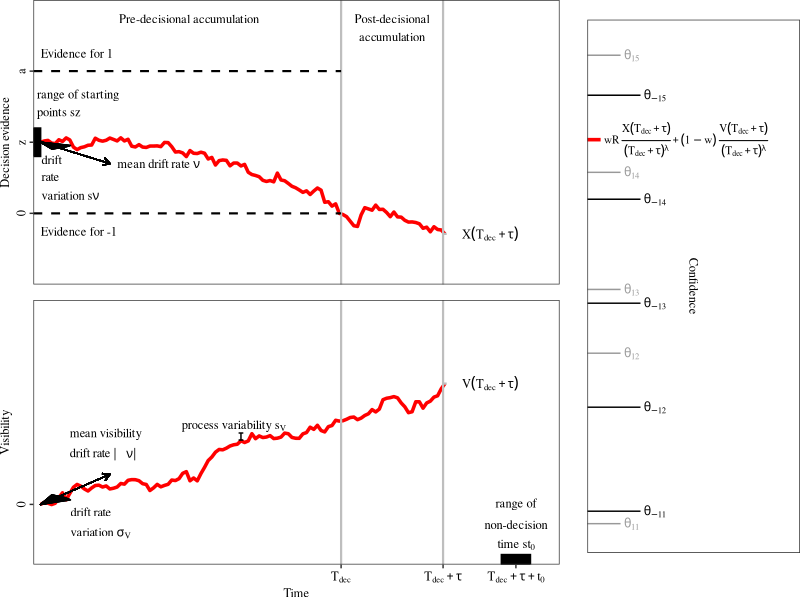

The R script that drew this image:
#library(ggforce)
library(tidyverse)
library(ggpubr)
library(gridExtra)

#### Illustration dWEV model #######


#parameters 
n = 400
a <- 2
z <- 1
nu <- 1.5
tau <- 0.07*n
t0 = 0.1*n
st0= 0.1*n
sv <- 0.2
sz = 0.4

## Simulate path
for (seed in 10000) {
  set.seed(seed)
  X = rnorm(n, nu/n, 1/sqrt(n))
  V = rnorm(n, nu/n/2, 1/sqrt(2*n))
  S = rep(0, n)
  Vis = S
  S[1] = z
  V[1] = 0
  for (i in 2:n){
    S[i]=S[i-1]+X[i]
    Vis[i] = Vis[i-1] + V[i]
  }
}
seed   ## seed = 10000 worked
t <- min(which(S>=a))-0.5

## Draw plot

mean_angle <- atan2(y=nu, x = 1)
M <- 100
R<- 0.1
distdriftrates <- data.frame(r=0.2, x = 1, y=z, nus = seq(nu-5*sv,nu+5*sv, length.out=M)) %>%
  mutate(xend=1+n*R*cos(atan2(nus, x=1)),  yend = z+R*sin(atan2(nus, x=1)),
         alpha = dnorm(nus, nu, sd=2*sv))




S <- a-S
S[t]<-0
path_data <- data.frame(S=S, X=X, T = 1:n)[1:(ceiling(t)+tau),]
t0 <- 20
st0 <- 8
p <- ggplot(data=path_data)+
  geom_line(aes(x=T, y=S), linewidth=1.2, color="red")+
  scale_y_continuous(name="Decision evidence", 
                     breaks=c(0, z, a), labels=c(0, "z", "a"), 
                     limits = c(-1, a+1), expand = expansion(mult = c(0, 0)))+
  scale_x_continuous(name="", 
                     breaks=c(t, (t+tau),(t+tau+t0)), labels = c(expression(T[dec]), expression(T[dec]+ tau), expression(T[dec]+ tau+t[0])), 
                     limits = c(-1, t+tau+t0+st0+4), expand = expansion(mult = c(0, 0)),
                     guide="none")+
  theme_bw()+
  theme(panel.grid.minor = element_blank(),
        panel.grid.major = element_blank())+
  geom_vline(xintercept = c(t, t+tau), colour="gray", linewidth=0.75)+
  #geom_hline(yintercept = c(0, z, a), colour="gray", size=0.75)+
  # geom_segment(data=data.frame(y = c(0,z,a),x=-3, xend=t), aes(x=x, xend=xend, y=y, yend=y),
  #              colour="gray", linewidth=0.75)+
  geom_segment(data=data.frame(y = c(S[(ceiling(t)+tau)]),x=t+tau, xend=t+tau+1), aes(x=x, xend=xend, y=y, yend=y),
               colour="gray", linewidth=0.75)+
  annotate("text", size=9/.pt, family="Times", x=c(t/2), y=c(a+0.8),hjust=0.5, vjust=1,
           label="Pre-decisional accumulation")+
  annotate("text", size=9/.pt, family="Times", x=c(t+tau/2), y=c(a+0.8),hjust=0.5, vjust=1,
           label="Post-decisional\naccumulation")+
  annotate("text",  size=9/.pt, family="Times", x=c(t+tau+13), y=c(S[(ceiling(t)+tau)]),
           label=expression(X(T[dec]+tau)))+
  geom_segment(aes(x=1, y=z, xend=20, yend=(z-80/n*nu)), linewidth = 0.4, arrow =arrow(length = unit(0.2, "cm")) )+
  #annotate("text", size=9/.pt, family="Times",x=22, y=(z-88/n*nu), label=c(expression(nu)),hjust=0)+
  
  #geom_segment(aes(x=1, y=z, xend=80, yend=(z+80/n*nu)), size = 0.5, arrow =arrow(length = unit(0.2, "cm")) )+
  annotate("rect", xmin=-1, xmax=1, ymin=z-sz/2, ymax = z+sz/2, fill="black", color="black")+
  annotate("segment", y= c(0, a), yend= c(0,  a), x=-1, xend= t,
           linetype="dashed", linewidth=0.75)+
  geom_segment(data=distdriftrates, aes(x=x, y=y, xend=xend/4, yend=-yend+2*z),
               linewidth = 0.5, linetype=1, lineend = "round") +
  #scale_alpha_continuous(range=c(0,0.1))+
  annotate("text", size=9/.pt, family="Times",x=22, y=(z-80/n*nu), label=c(expression(mean ~ drift ~ rate ~ nu)),hjust=0)+
  annotate("text", size=9/.pt, family="Times",x=0, y=c(z+sz/1.5+0.35,z+sz/1.5+0.1),
           label=c("range of starting", "points sz"), vjust=0, hjust=0)+
  annotate("text", size=9/.pt, family="Times",x=1.2, y=c(z-sz/2.2,z-sz/2.2-0.25,z-sz/2.2-0.5), 
           label=c("drift", "rate",expression(paste("variation ","s",nu))), vjust=1, hjust=0)+
  annotate("text", size=9/.pt, family="Times",x=c(1,1), y=c(a+a/8, -a/8), label=c("Evidence for 1", "Evidence for -1"), hjust=0, vjust=0.5)+
  theme(legend.position = "none",
        plot.margin = margin(0, 0.01, 0, 0, "cm"),
        text = element_text(size=9, family="Times"),
        axis.text = element_text(size=9, family="Times", color="black"),
        axis.text.y = element_text( angle=90, hjust = 0.5))

exp_Visdriftvariation = list("'drift rate'", "variation" ~ sigma[V])
pVis <- ggplot(data=data.frame(Vis=Vis, X=X, T = 1:n)[1:(ceiling(t)+tau),])+
  geom_line(aes(x=T, y=Vis), size=1.2, color="red")+
  scale_y_continuous(name="Visibility", 
                     breaks=c(0), labels=c(0), limits = c(-0.6, 1.8),
                     expand = expansion(mult = c(0.0, 0.1)))+
  scale_x_continuous(name="Time", 
                     breaks=c(t, (t+tau),(t+tau+t0)), labels = c(expression(T[dec]), expression(T[dec]+ tau), expression(T[dec]+ tau+t[0])), 
                     limits = c(-1, t+tau+t0+st0+4), expand = expansion(mult = c(0, 0)))+
  theme_bw()+
  theme(panel.grid.minor = element_blank(),
        panel.grid.major = element_blank())+
  geom_vline(xintercept = c(t, t+tau), colour="gray", size=0.75)+
  #geom_hline(yintercept = c(0), colour="gray", size=0.7)+
  geom_segment(data=data.frame(y = c(0),x=-3, xend=t+tau), aes(x=x, xend=xend, y=y, yend=y),
               colour="gray", size=0.75)+
  geom_segment(data=data.frame(y = c(Vis[(ceiling(t)+tau)]),x=t+tau, xend=t+tau+1), aes(x=x, xend=xend, y=y, yend=y),
               colour="gray", size=0.75)+
  annotate("text",  size=9/.pt, family="Times",  x=c(t+tau+13), y=c(Vis[(ceiling(t)+tau)]),
           label=expression(V(T[dec]+tau)))+
  annotate("text", size=9/.pt, family="Times",
           x=c(9,9,24.5,26.5),
           y=c(0.7, 0.50, 0.50, 0.50), 
           label = c("mean visibility", "drift rate |", expression(nu), "|"),
           hjust=0)+
  geom_segment(aes(x=1, y=0, xend=20, yend=(80/n*nu)), size = 0.4, arrow =arrow(length = unit(0.2, "cm")) )+
  # geom_vline(xintercept = t, linetype="dashed", size=0.75)+
  # geom_hline(yintercept = c(0, z, a), linetype="dashed", size=0.75)+
  annotate("text", size=9/.pt, family="Times",x=max(distdriftrates$xend/4), y=c(-0.03,-.23), 
           label=exp_Visdriftvariation, parse=TRUE,  
           vjust=1, hjust=0)+
  geom_segment(data=distdriftrates, aes(x=x, y=0, xend=xend/4, yend=yend-y),  
               size = 0.5, linetype=1, lineend = "round") +
  #scale_alpha_continuous(range=c(0,0.1))+
  annotate("text", size=9/.pt, family="Times",x=54, y=(2*95/n*nu)+0.01,
           label=expression(paste("process variability ", s[V])),hjust=0.5, vjust=0)+
  annotate("segment", x = 56, xend = 56, y = (2*95/n*nu)-0.07, yend = (2*95/n*nu),
           arrow = arrow(ends = "both", angle = 90, length = unit(.06,"cm")))+
  
  annotate("rect", xmin=(t+tau+t0-st0/2), xmax=(t+tau+t0+st0/2), ymin=-0.6, ymax=-0.5, fill="black", color="black")+
  annotate("text", size=9/.pt, family="Times",x=c(t+tau+t0,t+tau+t0,t+tau+t0), y=c(0, -0.2, -0.4), 
           label=c("range of", "non-decision", expression(time ~ st[0])), hjust=0.5)+
  theme(legend.position = "none",
        plot.margin = margin(0, 0.01, 0, 0, "cm"),
        text = element_text(size=9, family="Times"),
        axis.text = element_text(size=9, family="Times", color="black"),
        axis.text.y = element_text( angle=90, hjust = 0.5))

plot_conf_data <- rbind(expand.grid(x = c(0,0.5), y=seq(-0.5-1.2*(z-0.1+0.5)/6, a+0.5+(z-0.1+0.5)/6, length.out = 5), dec="1"),
                        expand.grid(x = c(0,0.8), y=seq(-0.5-0.8*(z-0.1+0.5)/6, a+0.2+(z-0.1+0.5)/6, length.out = 5), dec="-1"))
plot_conf_data[c(3, 4),"y"] <- plot_conf_data[c(3, 4),"y"]+0.4 

pConf <- ggplot(data=plot_conf_data)+
  geom_line(aes(x=x, y=y, col=dec, group=y))+
  scale_y_continuous(name="", 
                     breaks=NULL, labels=NULL, 
                     limits = c(-1, a+1), expand = expansion(mult = c(0, 0)))+
  scale_x_continuous(name="", 
                     breaks=NULL, labels = NULL, 
                     limits = c(0, 3.2), expand = expansion(mult = c(0, 0)))+
  theme_bw()+
  theme(panel.grid.minor = element_blank(),
        panel.grid.major = element_blank())+
  scale_color_manual(breaks=c("1", "-1"), values=c("gray60", "black"))+
  annotate("text", size=9/.pt, family="Times", x=c(0.55), y=unique(plot_conf_data[plot_conf_data$dec=="1", "y"]),
           label=as.expression(parse(text=paste("theta[1",as.character(1:5),"]",sep=""))), vjust=0.5, hjust=0, col="gray60")+
  annotate("text", size=9/.pt, family="Times", x=c(0.85), y=unique(plot_conf_data[plot_conf_data$dec=="-1", "y"]),
           label=as.expression(parse(text=paste("theta[-1",as.character(1:5),"]",sep=""))), vjust=0.5, hjust=0, col="black")+
  annotate("text", size=8/.pt, family="Times", x=0.25, y=2.1, 
           label= expression(wR~frac(X(T[dec]+tau), (T[dec]+tau)^{lambda}) + (1-w)~frac(V(T[dec]+tau), (T[dec]+tau)^{lambda})), 
           #label= expression(paste("wRX(",T[dec]+tau,") + (1-w)V(",T[dec]+tau,")")), 
           hjust=0, vjust=0.5)+
  geom_segment(data=data.frame(y = c(2.1),x=0, xend=0.2), aes(x=x, xend=xend, y=y, yend=y),
               size=1.2, color="red")+
  annotate("text", size=9/.pt, family="Times", x=1.6, y=z, label="Confidence", angle=-90, hjust=0.5, vjust=0.5)+
  theme(legend.position = "none",
        plot.margin = margin(0.5, 0, 0.8, 0.3, "cm"),
        text=element_text(size=9, family="Times"),
        axis.text = element_text(size=9, family="Times", color="black"))
pdWEV <- ggarrange(ggarrange(p, pVis, ncol=1, align="v"), pConf, 
                   widths=c(0.7, 0.3))
pdWEV
